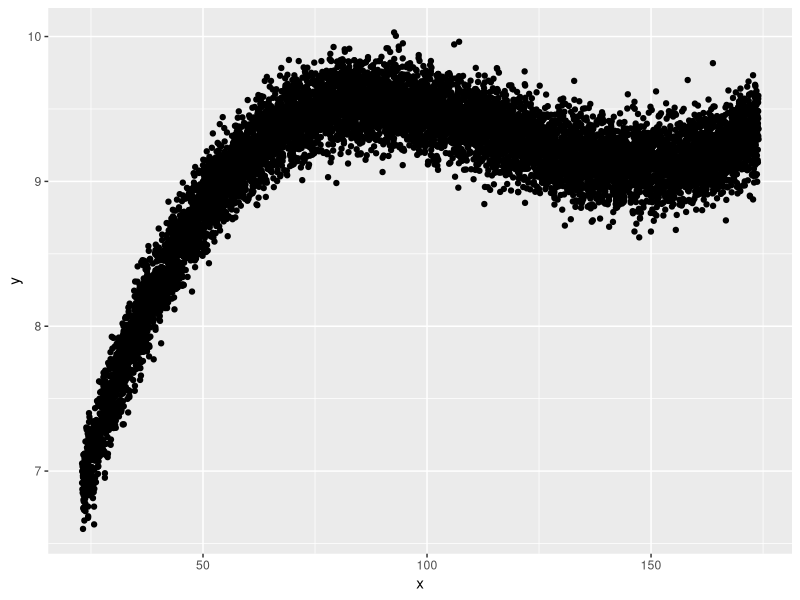

Here is the R script that generated this plot: (Note: a time limit stopped this script after it produced the figure.)
library(tidyverse,caret)
library(boot)
df<-read.csv("GreatCrossValidationChallenge.csv")%>%
  select(-X)

ggplot(data=df, aes(x=x,y=y))+
  geom_point()

############
haar<-function(x,mu,s){
  if ((mu-s)<=x && x<mu){
    return(1)
  }else if(mu<=x && x<(mu+s)){
    return(-1)
  }
  else{
    return(0)
  }
}
#############

smallcv<-10000
cv_data<-c()
for(k in seq(5,50,by=5)){
  mus<-seq(0,200,by=k)
  for(s in 1:20){
    
    df<-df%>%
      select(x,y)
    
    for(j in 1:length(mus)){
      df[,j+2]<-sapply(df$x ,
                             mus[j],
                             s,
                             FUN = haar)
    }
    
    model<-glm(y~.-x,data=df)
    CV<-cv.glm(df,model,K=10)$delta[1]
    cv_data<-append(cv_data,CV)
    if (CV<smallcv){
      smallcv<-CV
      minmu<-mus
      mins<-s
    }
  }
}
df<-df%>%
  select(x,y)


model<-glm(y~.-x,data=df)
for(j in 1:length(minmu)){
  df[,j+2]<-sapply(df$x ,
                   minmu[j],
                   mins,
                   FUN = haar)
}

df<-df %>%
  mutate(predictions=predict.glm(model,newdata=df))


ggplot(data=df,aes(x=x,y=y))+
  geom_point(alpha=0.5)+
  geom_smooth(se=F)+
  geom_line(aes(y=predictions),color="red")
